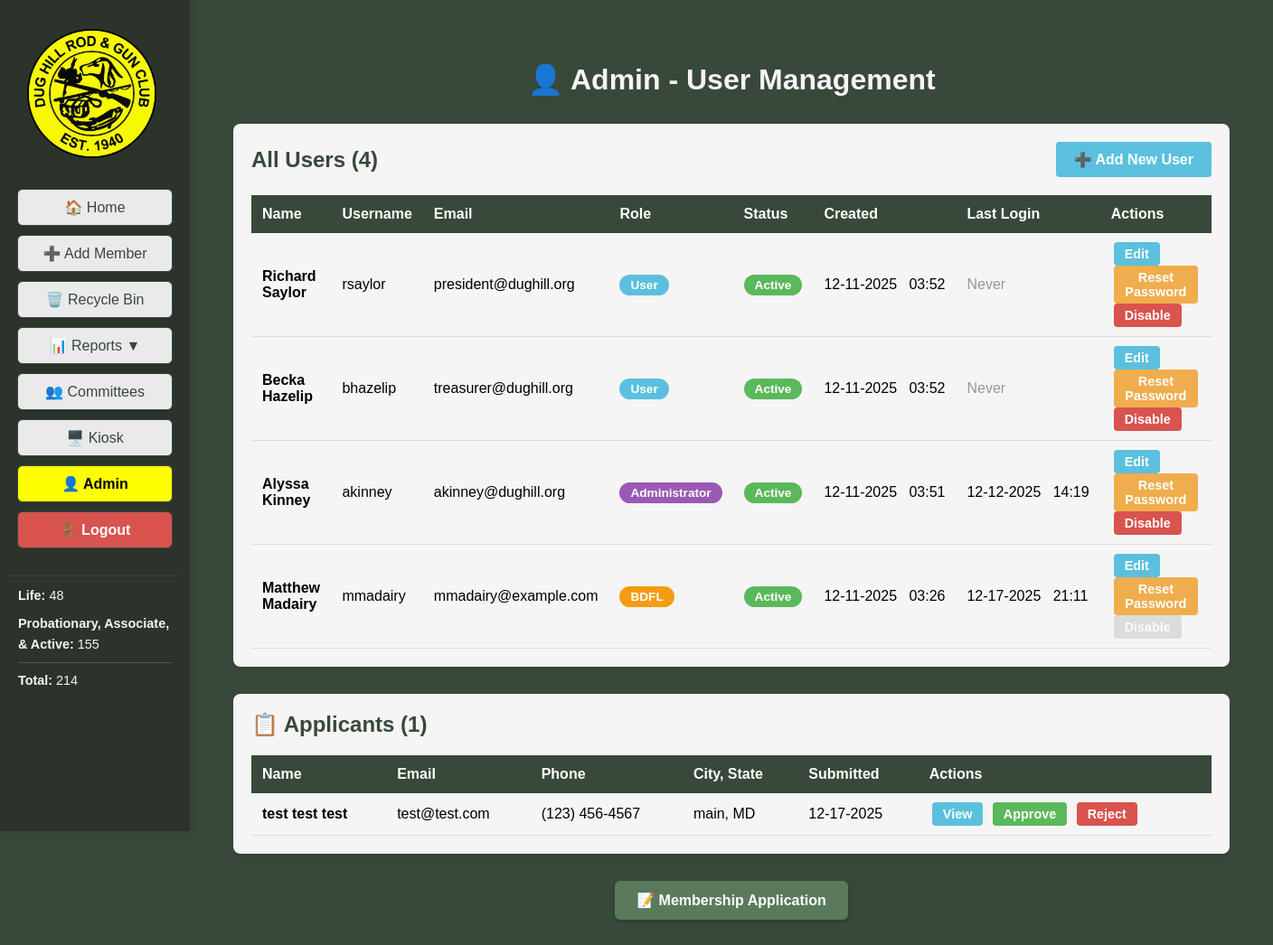
/admin/users (signed in), run on an earlier commit of the app's database.
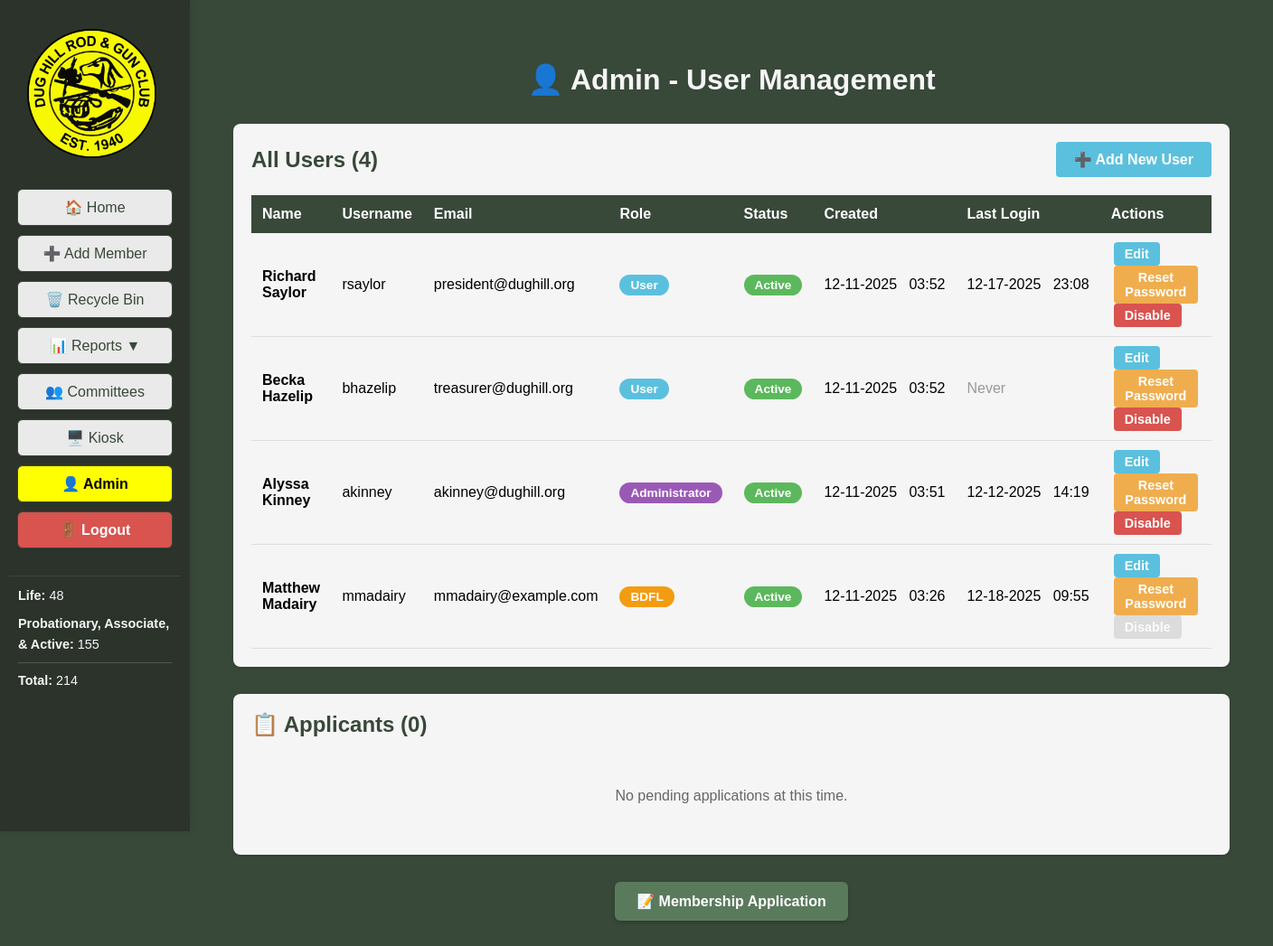
And on a later commit of the database.
### tables this page shows
CREATE TABLE users (
            id INTEGER PRIMARY KEY AUTOINCREMENT,
            username TEXT UNIQUE NOT NULL,
            name TEXT,
            password_hash TEXT NOT NULL,
            email TEXT UNIQUE NOT NULL,
            created_at TEXT NOT NULL,
            is_active INTEGER DEFAULT 1,
            role TEXT DEFAULT 'User',
            must_change_password INTEGER DEFAULT 0
        , failed_login_attempts INTEGER DEFAULT 0, locked_until TEXT, last_login TEXT, last_password_change TEXT);

CREATE TABLE applications (
                id INTEGER PRIMARY KEY AUTOINCREMENT,
                first_name TEXT NOT NULL,
                middle_name TEXT,
                last_name TEXT NOT NULL,
                suffix TEXT,
                nickname TEXT,
                sex TEXT,
                dob TEXT,
                email TEXT,
                email2 TEXT,
                phone TEXT,
                phone2 TEXT,
                address TEXT,
                city TEXT,
                state TEXT,
                zip TEXT,
                sponsor TEXT,
                hql TEXT,
                carry_permit TEXT,
                hunters_education TEXT,
                felony_conviction TEXT,
                felony_details TEXT,
                inactive_docket TEXT,
                inactive_docket_details TEXT,
                restraining_order TEXT,
                restraining_order_details TEXT,
                firearm_legal TEXT,
                firearm_legal_details TEXT,
                payment_confirmed TEXT,
                waiver_agreed TEXT,
                status TEXT DEFAULT 'pending',
                submitted_at TEXT NOT NULL,
                reviewed_at TEXT,
                reviewed_by INTEGER,
                notes TEXT,
                FOREIGN KEY (reviewed_by) REFERENCES users(id)
            );

### DH_DB_Webapp/app.py (the view, shortened to what this page needs)
@app.route('/admin/users', methods=['GET', 'POST'])
@login_required
def admin_users():
	if not current_user.is_admin_or_bdfl():
		flash('Access denied. Only administrators can access the admin panel.', 'error')
		return redirect(url_for('index'))
	all_users = database.get_all_users()
	member_stats = get_member_stats()
	applications = database.get_all_applications(status='pending')
	return render_template('admin_users.html', users=all_users, applications=applications, active_page='admin_users', member_stats=member_stats)

### DH_DB_Webapp/templates/admin_users.html (shortened to what this page needs)
<!DOCTYPE html>
<html>
<head>
</head>
<body style="background-color:#384839; font-family:Arial, Helvetica, sans-serif;">
    <div style="display:flex; flex-direction:row;">
        <div style="position:fixed; top:0; left:0; height:100vh; width:210px; background-color:#2c332b; display:flex; flex-direction:column; align-items:center; padding-top:120px; z-index:100; box-shadow:2px 0 8px rgba(0,0,0,0.08); overflow-y:auto;">
            <img src="{{ url_for('static', filename='Main_Logo-removebg-preview.png') }}" alt="Main Logo" style="height:143px; margin-top:-88px; margin-left:-8px; margin-bottom:34px;">
            <a href="{{ url_for('index') }}" style="width:170px; display:inline-block; padding:10px 0; margin-bottom:10px; border-radius:6px; border:1px solid #384839; background-color:#eaeaea; color:#384839; text-decoration:none; font-weight:normal; font-size:1em; font-family:Arial, Helvetica, sans-serif; box-shadow:0 1px 2px rgba(0,0,0,0.04); text-align:center;">🏠 Home</a>
            <a href="javascript:void(0);" onclick="openModal('addMemberModal')" style="width:170px; display:inline-block; padding:10px 0; margin-bottom:10px; border-radius:6px; border:1px solid #384839; background-color:#eaeaea; color:#384839; text-decoration:none; font-weight:normal; font-size:1em; font-family:Arial, Helvetica, sans-serif; box-shadow:0 1px 2px rgba(0,0,0,0.04); text-align:center;">➕ Add Member</a>
            <a href="{{ url_for('recycle_bin') }}" style="width:170px; display:inline-block; padding:10px 0; margin-bottom:10px; border-radius:6px; border:1px solid #384839; background-color:#eaeaea; color:#384839; text-decoration:none; font-weight:normal; font-size:1em; font-family:Arial, Helvetica, sans-serif; box-shadow:0 1px 2px rgba(0,0,0,0.04); text-align:center;">🗑️ Recycle Bin</a>
            <div class="menu-toggle" onclick="toggleSubmenu()" style="width:170px; display:inline-block; padding:10px 0; margin-bottom:10px; border-radius:6px; border:1px solid #384839; background-color:#eaeaea; color:#384839; text-decoration:none; font-weight:normal; font-size:1em; font-family:Arial, Helvetica, sans-serif; box-shadow:0 1px 2px rgba(0,0,0,0.04); text-align:center;">
                📊 Reports <span id="submenu-arrow">▼</span>
            </div>
            <a href="{{ url_for('committees') }}" style="width:170px; display:inline-block; padding:10px 0; margin-bottom:10px; border-radius:6px; border:1px solid #384839; background-color:#eaeaea; color:#384839; text-decoration:none; font-weight:normal; font-size:1em; font-family:Arial, Helvetica, sans-serif; box-shadow:0 1px 2px rgba(0,0,0,0.04); text-align:center;">👥 Committees</a>
            <a href="{{ url_for('kiosk') }}" target="_blank" style="width:170px; display:inline-block; padding:10px 0; margin-bottom:10px; border-radius:6px; border:1px solid #384839; background-color:#eaeaea; color:#384839; text-decoration:none; font-weight:normal; font-size:1em; font-family:Arial, Helvetica, sans-serif; box-shadow:0 1px 2px rgba(0,0,0,0.04); text-align:center;">🖥️ Kiosk</a>
            {% if current_user.is_admin_or_bdfl() %}
            <a href="{{ url_for('admin_users') }}" class="active-menu" style="width:170px; display:inline-block; padding:10px 0; margin-bottom:10px; border-radius:6px; border:1px solid #384839; background-color:rgb(255,255,0); color:#000000; text-decoration:none; font-weight:bold; font-size:1em; font-family:Arial, Helvetica, sans-serif; box-shadow:0 1px 2px rgba(0,0,0,0.04); text-align:center; position:relative;">
                <span style="display:inline-block; vertical-align:middle;">👤 Admin</span>
            </a>
            {% endif %}
            <a href="{{ url_for('logout') }}" style="width:170px; display:inline-block; padding:10px 0; margin-bottom:10px; border-radius:6px; border:1px solid #384839; background-color:#d9534f; color:#ffffff; text-decoration:none; font-weight:bold; font-size:1em; font-family:Arial, Helvetica, sans-serif; box-shadow:0 1px 2px rgba(0,0,0,0.04); text-align:center;">🚪 Logout</a>
            <div style="width:170px; margin-top:20px; padding:10px; border-top:1px solid #384839;">
                <div style="color:#f5f5f5; font-size:0.9em; line-height:1.6; text-align:left;">
                    <div style="margin-bottom:8px;"><strong>Life:</strong> {{ member_stats.life_members }}</div>
                    <div style="margin-bottom:8px;"><strong>Probationary, Associate, & Active:</strong> {{ member_stats.voting_members }}</div>
                    <div style="border-top:1px solid #555; padding-top:8px;"><strong>Total:</strong> {{ member_stats.total_members }}</div>
                </div>
            </div>
        </div>
        <div style="flex:1; margin-left:210px; padding:40px;">
            <h1 style="color:#f5f5f5; text-align:center; margin-bottom:30px;">👤 Admin - User Management</h1>
            <div class="user-table">
                <div style="display:flex; justify-content:space-between; align-items:center; margin-bottom:20px;">
                    <h2 style="color:#384839; margin:0;">All Users ({{ users|length }})</h2>
                    <button onclick="openAddUserModal()" style="padding:10px 20px; background-color:#5bc0de; color:white; border:none; border-radius:4px; font-size:1em; font-weight:bold; cursor:pointer;">➕ Add New User</button>
                </div>
                <table>
                    <thead>
                        <tr>
                            <th>Name</th>
                            <th>Username</th>
                            <th>Email</th>
                            <th>Role</th>
                            <th>Status</th>
                            <th>Created</th>
                            <th>Last Login</th>
                            <th>Actions</th>
                        </tr>
                    </thead>
                    <tbody>
                        {% for user in users %}
                        <tr>
                            <td><strong>{{ user.name if user.name else '-' }}</strong></td>
                            <td>{{ user.username }}</td>
                            <td>{{ user.email }}</td>
                            <td>
                                <span class="role-badge role-{{ user.role|lower }}">{{ user.role }}</span>
                            </td>
                            <td>
                                <span class="status-badge status-{{ 'active' if user.is_active else 'inactive' }}">{{ 'Active' if user.is_active else 'Inactive' }}</span>
                            </td>
                            <td>{{ user.created_at[5:7] }}-{{ user.created_at[8:10] }}-{{ user.created_at[:4] }}&nbsp;&nbsp;&nbsp;{{ user.created_at[11:16] }}</td>
                            <td>{% if user.last_login %}{{ user.last_login[5:7] }}-{{ user.last_login[8:10] }}-{{ user.last_login[:4] }}&nbsp;&nbsp;&nbsp;{{ user.last_login[11:16] }}{% else %}<span style="color:#999;">Never</span>{% endif %}</td>
                            <td>
                                <button onclick="editUser({{ user.id }})" class="btn-action btn-edit" {% if user.role == 'BDFL' and not current_user.is_bdfl() %}disabled{% endif %}>Edit</button>
                                <button onclick="resetPassword({{ user.id }}, '{{ user.username }}')" class="btn-action btn-reset" {% if user.role == 'BDFL' and user.id != current_user.id %}disabled{% endif %}>Reset Password</button>
                                {% if user.is_active %}
                                <button onclick="toggleUserStatus({{ user.id }}, '{{ user.username }}', false)" class="btn-action btn-disable" {% if user.role == 'BDFL' %}disabled{% endif %}>Disable</button>
                                {% else %}
                                <button onclick="toggleUserStatus({{ user.id }}, '{{ user.username }}', true)" class="btn-action btn-enable" {% if user.role == 'BDFL' %}disabled{% endif %}>Enable</button>
                                {% endif %}
                            </td>
                        </tr>
                        {% endfor %}
                    </tbody>
                </table>
            </div>
            <div class="user-table" style="margin-top:30px; margin-bottom:30px;">
                <div style="display:flex; justify-content:space-between; align-items:center; margin-bottom:20px;">
                    <h2 style="color:#384839; margin:0;">📋 Applicants ({{ applications|length }})</h2>
                </div>
                {% if applications %}
                <table>
                    <thead>
                        <tr>
                            <th>Name</th>
                            <th>Email</th>
                            <th>Phone</th>
                            <th>City, State</th>
                            <th>Submitted</th>
                            <th>Actions</th>
                        </tr>
                    </thead>
                    <tbody>
                        {% for app in applications %}
                        <tr>
                            <td><strong>{{ app.first_name }} {{ app.middle_name }} {{ app.last_name }} {{ app.suffix }}</strong></td>
                            <td>{{ app.email }}</td>
                            <td>{{ app.phone }}</td>
                            <td>{{ app.city }}, {{ app.state }}</td>
                            <td>{{ app.submitted_at[5:7] }}-{{ app.submitted_at[8:10] }}-{{ app.submitted_at[:4] }}</td>
                            <td>
                                <button onclick="viewApplication({{ app.id }})" class="btn-action btn-edit">View</button>
                                <button onclick="approveApplication({{ app.id }})" class="btn-action btn-enable">Approve</button>
                                <button onclick="rejectApplication({{ app.id }})" class="btn-action btn-disable">Reject</button>
                            </td>
                        </tr>
                        {% endfor %}
                    </tbody>
                </table>
                {% else %}
                <div style="padding:20px; text-align:center; color:#666;">
                    <p>No pending applications at this time.</p>
                </div>
                {% endif %}
            </div>
            <div style="text-align:center; margin-top:30px;">
                <a href="{{ url_for('membership_application') }}" target="_blank" style="display:inline-block; padding:12px 24px; background-color:#5a7a5c; color:white; text-decoration:none; border-radius:6px; font-size:1em; font-weight:bold; box-shadow:0 2px 4px rgba(0,0,0,0.2); transition:background-color 0.3s;">📝 Membership Application</a>
            </div>
        </div>
    </div>
</body>
</html>

What changed in the data, as far as the page shows it:
no longer on this page (row edited): applications: first_name "test", middle_name "test", last_name "test", email "test@test.com", phone "(123) 456-4567", city "main", state "MD", submitted_at "12", submitted_at "17", submitted_at "2025"
changed users "Richard Saylor": last_login (not shown) → "12"; last_login (not shown) → "17"; last_login (not shown) → "2025"; last_login (not shown) → "23:08"; no longer shows "Never"
changed users "Matthew Madairy": last_login "17" → "18"; last_login "21:11" → "09:55"
Also different on the page:
{{ applications|length }}: "1" → "0"
text no longer shown: "Name Email Phone City, State Submitted Actions"
text now shown: "No pending applications at this time."
